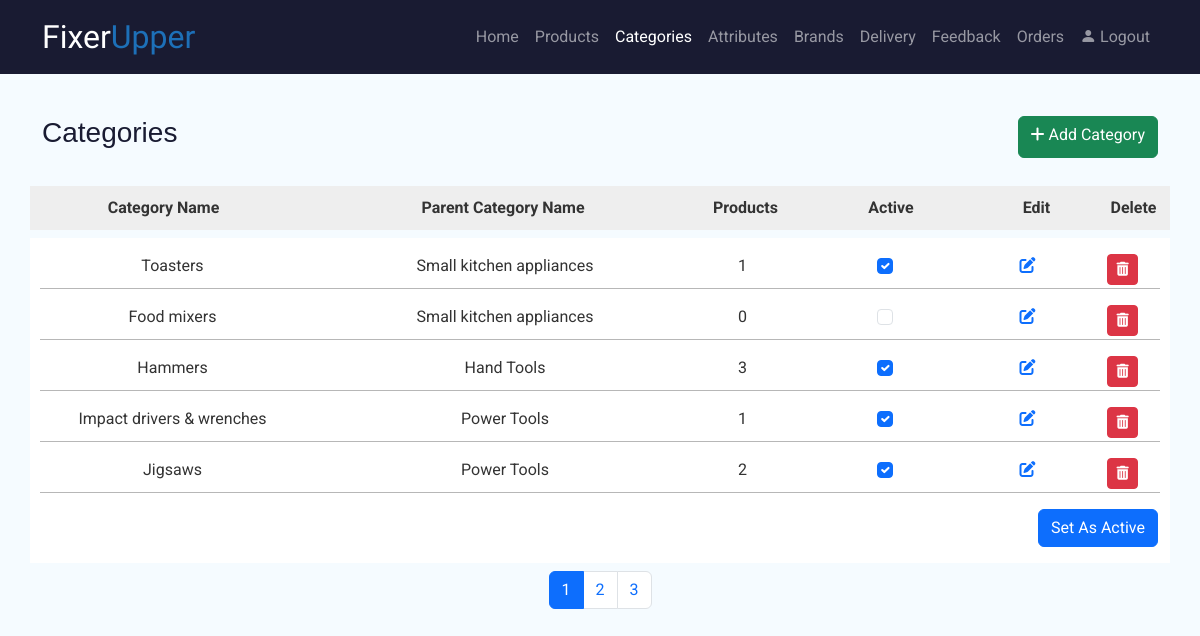
Screenshot of /admin/categories.php (signed in) with the database file from the repository.
### tables this page shows
CREATE TABLE `categories` (
  `id` int(11) NOT NULL,
  `parent` int(11) NOT NULL,
  `category` varchar(255) NOT NULL,
  `active` tinyint(1) NOT NULL DEFAULT 0
);

### admin/categories.php (the view, shortened to what this page needs)
<?php
    require_once __DIR__ . '/includes/init.php';
    include('./includes/header.php');
    $resultTotal = $conn->query("SELECT COUNT(*) as total FROM categories");
    $total = $resultTotal->fetch_assoc()['total'];
    $pagination = paginate($total, 5);
    $perPage = $pagination['perPage'];
    $offset = $pagination['offset'];
    $sql = "SELECT c.id, c.category, c.active,
               p.category AS parent_name,
               COUNT(prod.id) as product_count
        FROM categories c
        LEFT JOIN categories p ON c.parent = p.id
        LEFT JOIN products prod ON prod.categoryID = c.id
        GROUP BY c.id
        ORDER BY c.id DESC
        LIMIT $offset, $perPage";
    $result = $conn->query($sql);
?>
<section id="titleSection" class="pt-3 pb-1">
    <div class="container">
        <div class="d-flex justify-content-between mb-3">
            <h1>Categories</h1>
            <a href="addCategory.php" class="btn btn-success">
                <i class="fa-solid fa-plus"></i> Add Category
            </a>
        </div>
    </div>
</section>
<section id="tableHeader" class="pt-2 pb-2">
    <div class="container text-center">
        <div class="row">
            <div class="float-start col-md-3">Category Name</div>
            <div class="float-start col-md-4">Parent Category Name</div>
            <div class="float-start col-md-1">Products</div>
            <div class="float-start col-md-2">Active</div>
            <div class="float-start col-md-1">Edit</div>
            <div class="float-start col-md-1">Delete</div>
        </div>
    </div>
</section>
<section id="tableBody">
    <div class="container text-center">
        <form method="POST">
            <?php
                while ($row = $result->fetch_assoc()) {
                    $isActive = $row['active'] == 1 ? "checked" : "";
                    echo "<div class='row pt-3 pb-1 item-row'>
                            <div class='float-start col-md-3'>".htmlspecialchars($row['category'])."</div>
                            <div class='float-start col-md-4'>".htmlspecialchars($row['parent_name'] ?? '—')."</div>
                            <div class='col-md-1'>".$row['product_count']."</div>
                            <div class='float-start col-md-2'>
                                <input class='form-check-input' type='checkbox' name='active[]' value ='".(int)$row['id']."' ".$isActive.">
                            </div>
                            <div class='float-start col-md-1 text-center'><a href='editCategory.php?id=".$row['id']."'><i class='fa-solid fa-pen-to-square'></i></a></div>
                            <div class='float-start col-md-1'>
                                <button type='button' class='btn btn-danger btn-sm delete-btn' data-id='".$row['id']."'>
                                    <i class='fa-solid fa-trash-can'></i>
                                </button>
                            </div>
                        </div>";
                }
            ?>
            <div class="text-end pt-3 pb-3">
                <button type="submit" name="mark" class="btn btn-primary">Set As Active</button>
            </div>
        </form>
    </div>
</section>

### admin/css/style.css (style rules this page uses)
body { font-family: 'Roboto', sans-serif; margin: 0; padding: 0; background: #F5FBFF; color: #333; }
h1 { font-family: 'Montserrat', sans-serif; color: #191b32; font-size: 28px; }
#titleSection { margin-top: 100px; }
#tableHeader > .container { background-color: #eee; font-weight: bold; padding: 10px 0; }
#tableBody > .container, #formBody > .container { background-color: #ffffff; }
.item-row { position: relative; }
.item-row::after { content: ""; position: absolute; left: 10px; right: 10px; bottom: 0; border-bottom: 1px solid #B7B7B7; }

### rows the page displays
categories: category "Toasters", categories.category "Small kitchen appliances", product_count "1"
categories: category "Food mixers", categories.category "Small kitchen appliances", product_count "0"
categories: category "Hammers", categories.category "Hand Tools", product_count "3"
categories: category "Impact drivers & wrenches", categories.category "Power Tools", product_count "1"
categories: category "Jigsaws", categories.category "Power Tools", product_count "2"
